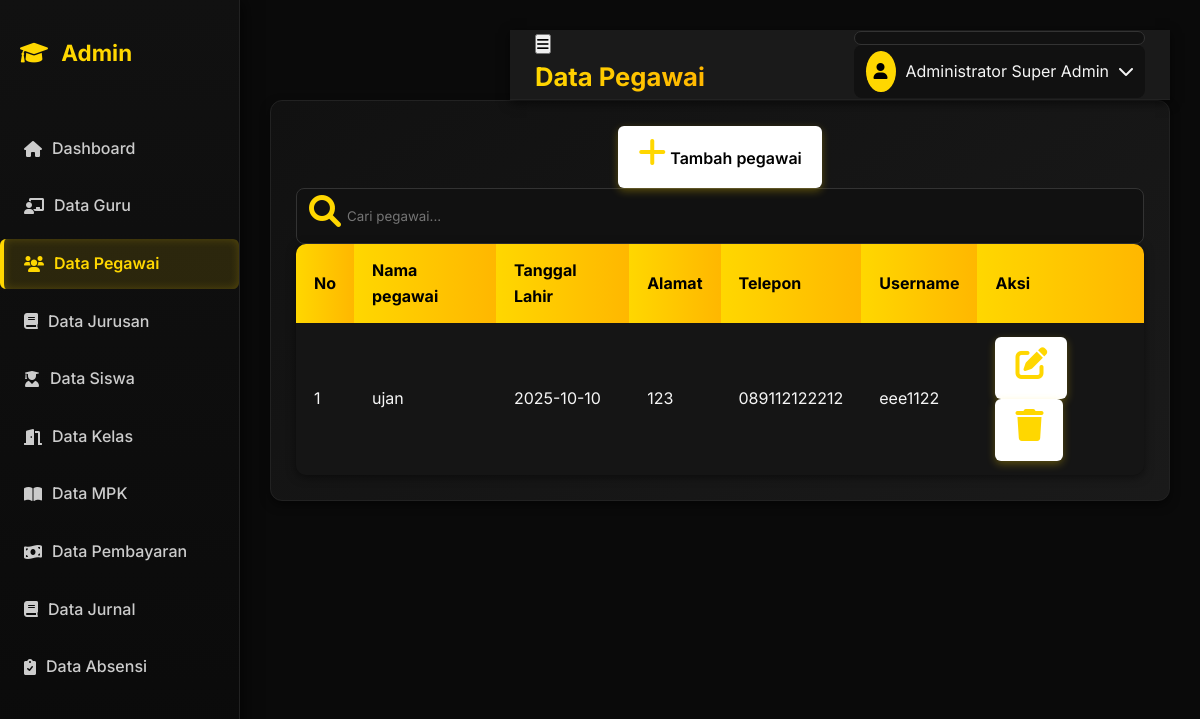
The app's page /Admin/index.php?page=pegawai with its own data.
### tables this page shows
CREATE TABLE `pegawai` (
  `id_pegawai` int NOT NULL,
  `nama_pegawai` varchar(100) NOT NULL,
  `tgl_lahir` date NOT NULL,
  `alamat` text NOT NULL,
  `tlp` varchar(15) NOT NULL,
  `username` varchar(50) NOT NULL,
  `password` varchar(255) DEFAULT NULL
);

### Admin/pegawai.php (the view, shortened to what this page needs)
<?php
include "koneksi.php";
$cari = "";
if (isset($_GET['cari']) && $_GET['cari'] != "") {
    $cari = $_GET['cari'];
    $result = mysqli_query($koneksi, "SELECT * FROM pegawai
                                      WHERE nama_pegawai LIKE '%$cari%'
                                      ORDER BY id_pegawai DESC");
} else {
    $result = mysqli_query($koneksi, "SELECT * FROM pegawai ORDER BY id_pegawai DESC");
}
?>
<div class="card">
    <div class="card-header">
        <div class="page-actions">
            <a href="pegawai_tambah.php" class="btn">
                <i class="fas fa-plus"></i> Tambah pegawai
            </a>
            <form method="get" action="">
                <div class="search-box">
                    <i class="fas fa-search"></i>
                    <input type="search" name="cari" placeholder="Cari pegawai..." value="<?= htmlspecialchars($cari) ?>">
                </div>
            </form>
        </div>
    </div>
    <div class="card-body">
        <div class="table-container">
            <table class="table">
                <thead>
                    <tr>
                        <th>No</th>
                        <th>Nama pegawai</th>
                        <th>Tanggal Lahir</th>
                        <th>Alamat</th>
                        <th>Telepon</th>
                        <th>Username</th>
                        <th>Aksi</th>
                    </tr>
                </thead>
                <tbody>
                <?php
                $no = 1;
                if (mysqli_num_rows($result) > 0) {
                    while ($row = mysqli_fetch_assoc($result)) { ?>
                        <tr>
                            <td><?= $no++ ?></td>
                            <td><?= $row['nama_pegawai'] ?></td>
                            <td><?= $row['tgl_lahir'] ?></td>
                            <td><?= $row['alamat'] ?></td>
                            <td><?= $row['tlp'] ?></td>
                            <td><?= $row['username'] ?></td>
                            <td>
                                <a href="pegawai_edit.php?id=<?= $row['id_pegawai'] ?>" class="btn btn-sm btn-warning">
                                    <i class="fas fa-edit"></i>
                                </a>
                                <a href="pegawai_hapus.php?id=<?= $row['id_pegawai'] ?>"
                                   class="btn btn-sm btn-danger"
                                   onclick="return confirm('Yakin ingin menghapus pegawai ini?')">
                                   <i class="fas fa-trash"></i>
                                </a>
                            </td>
                        </tr>
                <?php }
                } else { ?>
                    <tr>
                        <td colspan="7" class="text-center text-muted">⚠️ Data tidak ditemukan</td>
                    </tr>
                <?php } ?>
                </tbody>
            </table>
        </div>
    </div>
</div>

### Admin/style.css (style rules this page uses)
* { margin: 0; padding: 0; box-sizing: border-box; font-family: 'Inter', sans-serif; }
html { scroll-behavior: smooth; }
body { background: #0a0a0a; color: #f5f5f5; line-height: 1.6; min-height: 100vh; overflow-x: hidden; }
a, button, .card, .sidebar, .header, .user-menu, .btn { transition: all 0.3s ease; }
.search-box { background: #111; padding: 6px 12px; border-radius: 8px; display: flex; align-items: center; border: 1px solid #333; transition: 0.3s; }
.search-box input { border: none; outline: none; background: transparent; color: #FFD700; margin-left: 6px; width: 140px; min-width: 80px; }
.card { background: linear-gradient(145deg, #111, #1a1a1a); border-radius: 12px; padding: 25px; border: 1px solid #222; text-align: center; box-shadow: 0 4px 10px rgba(0,0,0,0.5); transform: translateY(0); }
.card i { font-size: 2rem; color: #FFD700; margin-bottom: 10px; }
.table { width: 100%; border-collapse: collapse; overflow: hidden; border-radius: 10px; background: #111; box-shadow: 0 2px 10px rgba(0,0,0,0.5); }
.table th, .table td { padding: 14px 18px; text-align: left; }
.table th { background: linear-gradient(90deg, #FFD700, #ffb700); color: #000; font-weight: 700; }
.table tr:nth-child(odd) { background: #151515; }
.btn { display: inline-block; padding: 10px 20px; background: linear-gradient(90deg, #ffffff, #ffffff); color: #000; font-weight: 600; text-decoration: none; border-radius: 6px; box-shadow: 0 3px 8px rgba(255,215,0,0.3); }

### records on screen
pegawai: nama_pegawai "ujan", tgl_lahir "2025-10-10", alamat "123", tlp "089112122212", username "eee1122"
